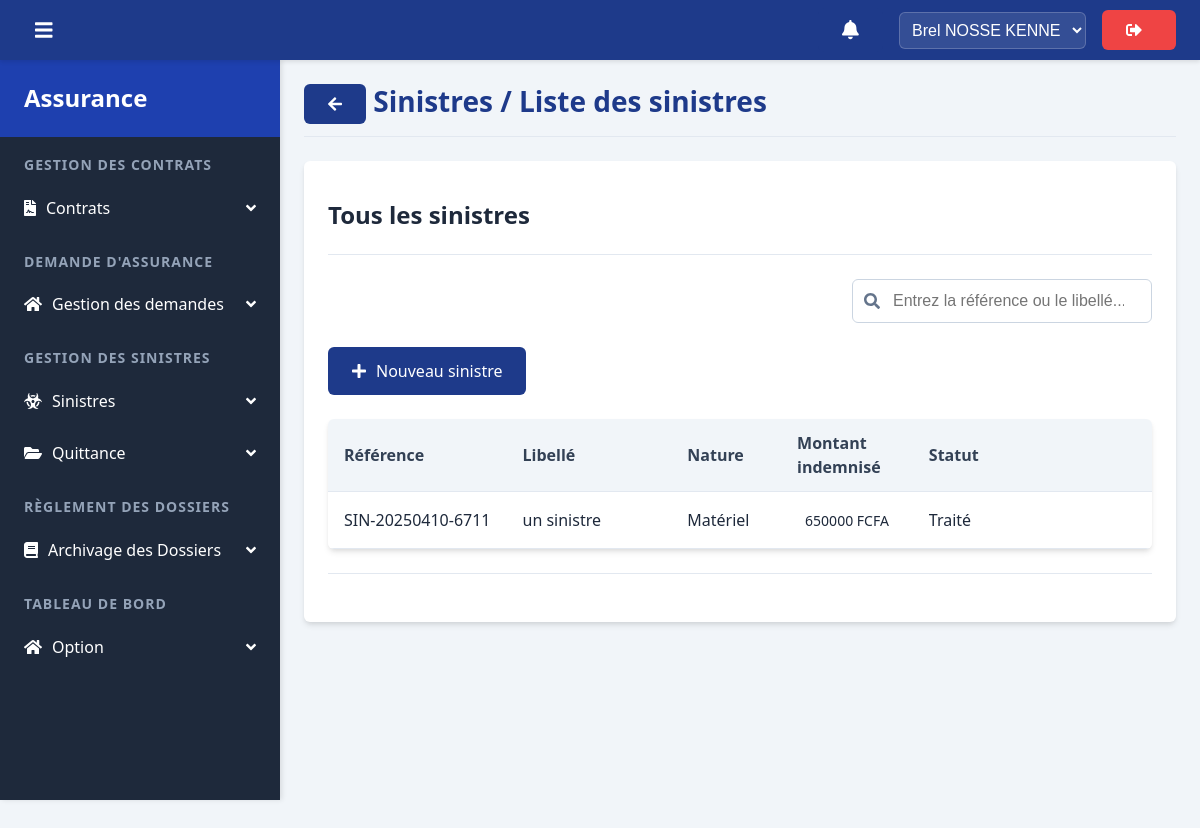
Screenshot of /assurance/vues/liste_sinistre.php (signed in) with the database file from the repository.
### tables this page shows
CREATE TABLE IF NOT EXISTS `employe` (
  `id` int NOT NULL AUTO_INCREMENT,
  `nom` varchar(20) NOT NULL,
  `prenom` varchar(20) NOT NULL,
  `email` varchar(255) NOT NULL,
  `phone` bigint NOT NULL,
  `poste` varchar(50) NOT NULL,
  `bdate` date NOT NULL,
  `photo` varchar(255) NOT NULL,
  `auth_key` varchar(20) NOT NULL,
  `mdp` varchar(150) DEFAULT NULL,
  `added_date` date DEFAULT NULL,
  `received_email` int DEFAULT NULL,
  `status` varchar(12) DEFAULT NULL,
  `status_compte` enum('active','unactive') DEFAULT 'active',
  `blocked_date` datetime DEFAULT NULL,
  PRIMARY KEY (`id`)
);

CREATE TABLE IF NOT EXISTS `sinistres` (
  `id` int NOT NULL AUTO_INCREMENT,
  `contrat_id` int DEFAULT NULL,
  `reference` varchar(255) DEFAULT NULL,
  `libelle` varchar(255) NOT NULL,
  `garantie_souscrite` varchar(100) NOT NULL,
  `nature_sinistre` varchar(100) NOT NULL,
  `date_declaration` date NOT NULL,
  `date_validation` date NOT NULL,
  `montant_expertise` decimal(50,0) NOT NULL DEFAULT '0',
  `montant_indemnise` decimal(50,0) NOT NULL DEFAULT '0',
  `motif` text NOT NULL,
  `date_creation` timestamp NOT NULL DEFAULT CURRENT_TIMESTAMP,
  PRIMARY KEY (`id`),
  KEY `contrat_id` (`contrat_id`),
  CONSTRAINT `fk_sinistre_contrat` FOREIGN KEY (`contrat_id`) REFERENCES `contrat` (`id`) ON DELETE SET NULL
);

### assurance/controller/func.php (called while the page is built, shortened)
<?php
    function getuserbyid($id){
        require '../models/db.php';
        $stmt = $bdd->prepare('SELECT * FROM employe WHERE id = ?');
        $stmt->execute(array($id));
        return $stmt->fetch(PDO::FETCH_ASSOC);
    }

### assurance/controller/sinistreController.php (called while the page is built, shortened)
<?php
include_once('../models/db.php');
function getAllSinistres() {
    global $bdd;
    $query = "SELECT s.*, c.ref as contrat_ref, c.libelle as contrat_libelle
              FROM sinistres s
              LEFT JOIN contrat c ON s.contrat_id = c.id
              ORDER BY s.date_declaration DESC";
    $stmt = $bdd->prepare($query);
    $stmt->execute();
    return $stmt->fetchAll(PDO::FETCH_ASSOC);
}
?>

### assurance/vues/liste_sinistre.php (the view, shortened to what this page needs)
<?php
    include('../controller/sinistreController.php');
?>
<!DOCTYPE html>
<html lang="fr">
<head>
    <link rel="stylesheet" href="ressources/css/menu.css">
    <link rel="stylesheet" href="ressources/css/common.css">
    <link rel="stylesheet" href="ressources/css/ajout_contrat.css">
    <link rel="stylesheet" href="ressources/css/liste_contrat.css">
</head>
<body>
    <?php
        include('components/navbar.php');
        include('components/verticalmenu.php');
    ?>
    <div class="container">
        <h1 class="root"><button onclick="history.back()" class="btn btn-primary"><i class="fas fa-arrow-left" style="margin-right: 0"></i></button> Sinistres / Liste des sinistres</h1>
        <form method="post">
            <h2>Tous les sinistres</h2>
            <hr>
            <div class="filterTools">
                <div class="rightContainer" id="searchcontainer">
                    <i class="fas fa-search"></i>
                    <input type="search" id="search" class="input" placeholder="Entrez la référence ou le libellé...">
                </div>
            </div>
            <a href="ajout_sinistre.php" class="link-btn">
                <i class="fas fa-plus"></i>
                Nouveau sinistre
            </a>
            <div class="table-container">
                <table style="width: 100%" class="liste_contrat" id="liste_sinistre">
                    <thead>
                        <tr>
                            <th>Référence</th>
                            <th>Libellé</th>
                            <th>Nature</th>
                            <th>Montant indemnisé</th>
                            <th>Statut</th>
                        </tr>
                    </thead>
                    <tbody>
                    <?php
                        $start = 0;
                        $sinistres = getAllSinistres($start);
                        if (count($sinistres) === 0) {
                            echo "<tr><td colspan='8' style='text-align: center; padding: 30px;'>Aucun sinistre pour le moment.</td></tr>";
                        } else {
                            foreach ($sinistres as $sinistre) {
                                $statut = strtotime($sinistre['date_validation']) > time() ? 'En cours' : 'Traité';
                                echo "<tr class='table-line'>
                                        <td><span>{$sinistre['reference']}</span></td>
                                        <td><span>{$sinistre['libelle']}</span></td>
                                        <td><span>" . ($sinistre['contrat_ref'] ? $sinistre['contrat_ref'] : 'Non associé') . "</span></td>
                                        <td><span>{$sinistre['nature_sinistre']}</span></td>
                                        <td><span>{$sinistre['date_declaration']}</span></td>
                                        <td><span>{$sinistre['montant_indemnise']} FCFA</span></td>
                                        <td><span>{$statut}</span></td>
                                        <td class='actionBtn'>
                                            <a href='modifier_sinistre.php?id={$sinistre['id']}' class='editItem' title='Modifier le sinistre'>
                                                <i class='fas fa-pencil-alt'></i>
                                            </a>
                                            <button type='button' class='removeItem' id='{$sinistre['id']}' title='Supprimer le sinistre'>
                                                <i class='fas fa-trash-alt'></i>
                                            </button>
                                        </td>
                                    </tr>";
                            }
                        }
                    ?>
                    </tbody>
                </table>
            </div>
            <hr>
        </form>
    </div>
</body>
</html>

### assurance/vues/components/navbar.php (shortened to what this page needs)
<?php
    include("../controller/authController.php");
    include('../controller/func.php');
        ?>
<nav class="horizontal-navbar">
    <span class="toggle-verticalMenu"><i class="fas fa-bars"></i></span>
    <div class="horizontal-navbar-items">
    <?php
    if (isset($_SESSION['user_poste']) && $_SESSION['user_poste'] == 'rasd') { ?>
        <a href="notif.php" class="btn btn-primary" style="position:relative;padding: 0.75rem 1.5rem;font-size: 1.2em"><i class="fas fa-bell" style='margin: 0'></i> </a>
    <?php
    }
    ?>
        <select name="" id="">
            <option value=""><?= getuserbyid($_SESSION['user_id'])['prenom'].' '.getuserbyid($_SESSION['user_id'])['nom'] ?></option>
        </select>
        <a href="?showModal=true" class="btn red"><i class="fas fa-sign-out-alt"></i></a>
    </div>
</nav>

### assurance/vues/ressources/css/menu.css (style rules this page uses)
.horizontal-navbar { position: fixed; top: 0; left: 0; width: 100%; height: 60px; background-color: var(--primary); color: white; display: flex; justify-content: space-between; align-items: center; padding: 0 1.5rem; z-index: 100; box-shadow: 0 2px 4px rgba(0, 0, 0, 0.1); }
.horizontal-navbar-items { display: flex; align-items: center; gap: 1rem; }
.horizontal-navbar-items select { background-color: rgba(255, 255, 255, 0.1); color: white; border: 1px solid rgba(255, 255, 255, 0.2); padding: 0.5rem; border-radius: var(--border-radius); cursor: pointer; }
.horizontal-navbar-items select option { background-color: var(--primary-dark); color: white; }
.toggle-verticalMenu { cursor: pointer; font-size: 1.25rem; display: flex; align-items: center; justify-content: center; width: 40px; height: 40px; border-radius: var(--border-radius); transition: var(--transition); }

### assurance/vues/ressources/css/ajout_contrat.css (style rules this page uses)
input, select, textarea { width: 100%; padding: 0.75rem; border: 1px solid var(--gray-300); border-radius: var(--border-radius); font-size: 1rem; transition: var(--transition); }
.btn { padding: 0.75rem 1.5rem; border-radius: var(--border-radius); font-weight: 500; cursor: pointer; transition: var(--transition); border: none; font-size: 1rem; display: inline-flex; align-items: center; justify-content: center; }

### assurance/vues/ressources/css/liste_contrat.css (style rules this page uses)
.liste_contrat th:nth-child(1), .liste_contrat td:nth-child(1) { width: 12%; }
.liste_contrat th:nth-child(2), .liste_contrat td:nth-child(2) { width: 20%; }
.liste_contrat th:nth-child(4), .liste_contrat td:nth-child(4) { width: 12%; }
.liste_contrat th:nth-child(6), .liste_contrat td:nth-child(6) { width: 10%; }
.liste_contrat th:nth-child(7), .liste_contrat td:nth-child(7) { width: 100%; }
.liste_contrat td:nth-child(6) span { padding: 0.25rem 0.5rem; border-radius: 9999px; font-size: 0.875rem; font-weight: 500; }

### rows the page displays
employe: prenom "Brel NOSSE KENNE"
sinistres: reference "SIN-20250410-6711", libelle "un sinistre", nature_sinistre "Matériel", montant_indemnise "650000"
